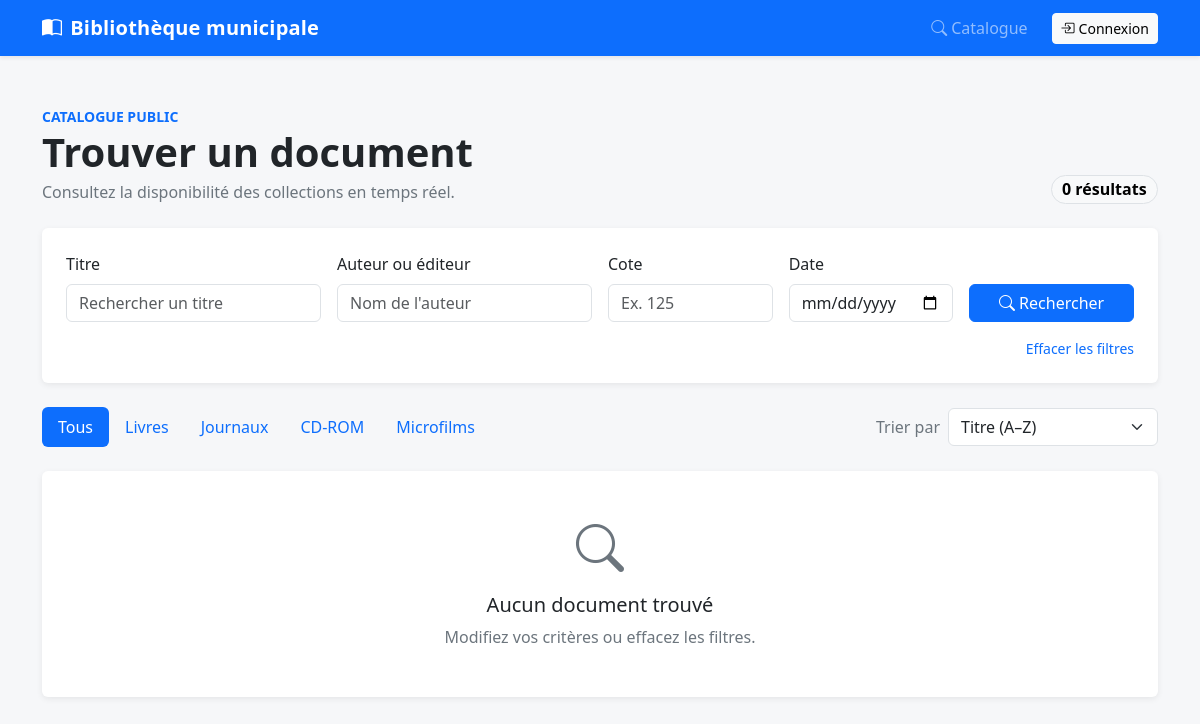
Page /?page=2 on the earlier database version.
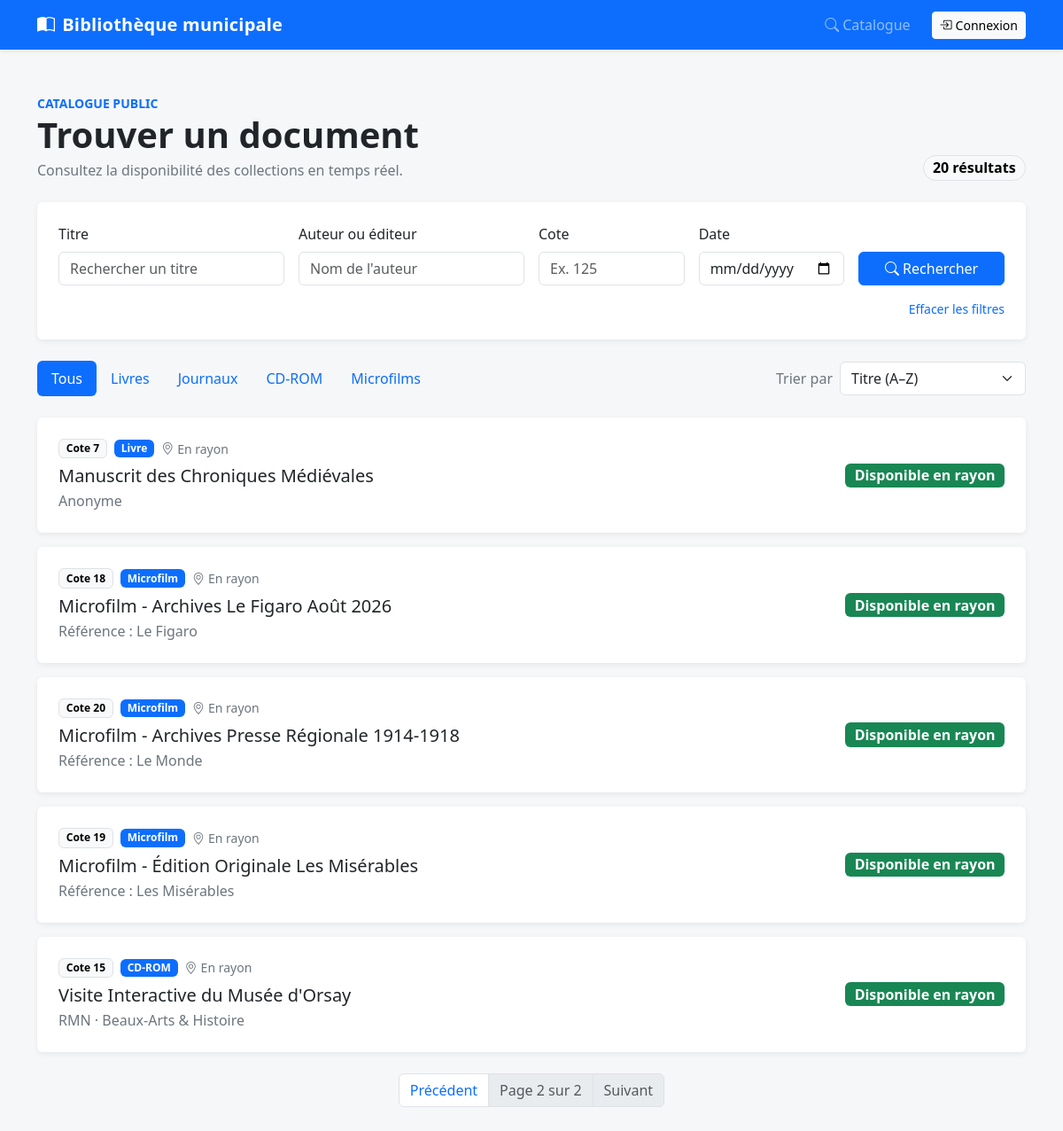
Same page on the later database version.
### catalogue/models.py (models this page shows, shortened)
class Document(models.Model):
    cote = models.AutoField(primary_key=True)
    titre = models.CharField(max_length=255)
    statut = models.CharField(
        max_length=20,
        choices=StatutDocument.choices,
        default=StatutDocument.DISPONIBLE,
    )
    date_acquisition = models.DateField(auto_now_add=True)
    est_hors_service = models.BooleanField(default=False)
    objects = DocumentQuerySet.as_manager()
    def __init__(self, *args, **kwargs):
        super().__init__(*args, **kwargs)
        self._cote_originale = self.pk

class Livre(Document):
    auteur = models.CharField(max_length=255)
    consultable_uniquement_sur_place = models.BooleanField(default=False)

class Microfilm(Document):
    document_associe = models.ForeignKey(
        Document,
        on_delete=models.PROTECT,
        related_name="microfilms",
    )

class CdRom(Document):
    auteur_ou_editeur = models.CharField(max_length=255)
    thematique = models.CharField(max_length=255)
    caution_montant_requis = models.DecimalField(
        max_digits=6,
        decimal_places=2,
        default=Decimal("15.00"),
        validators=[MinValueValidator(Decimal("0.00"))],
    )

### catalogue/views.py (the view, shortened to what this page needs)
# urls.py: path("", liste, name="accueil"),
def liste(request):
    documents = Document.objects.select_related(
        "livre", "journal", "cdrom", "microfilm"
    ).prefetch_related(
        Prefetch(
            "prets",
            queryset=Pret.objects.filter(date_restitution__isnull=True).order_by(
                "-date_emprunt"
            ),
            to_attr="prets_actifs",
        )
    )
    titre = request.GET.get("titre", "").strip()
    auteur = request.GET.get("auteur", "").strip()
    cote = request.GET.get("cote", "").strip()
    date_document = request.GET.get("date", "").strip()
    document_type = request.GET.get("type", "tous")
    tri = request.GET.get("tri", "titre")
    if titre:
        documents = documents.filter(titre__icontains=titre)
    if auteur:
        documents = documents.filter(
            Q(livre__auteur__icontains=auteur)
            | Q(cdrom__auteur_ou_editeur__icontains=auteur)
        )
    if cote:
        if cote.isdigit():
            documents = documents.filter(cote=int(cote))
        else:
            documents = documents.none()
    if document_type in DOCUMENT_TYPES:
        documents = documents.filter(**{f"{DOCUMENT_TYPES[document_type]}__isnull": False})
    else:
        document_type = "tous"
    documents = documents.annotate(
        auteur_tri=Coalesce(
            "livre__auteur",
            "cdrom__auteur_ou_editeur",
            Value(""),
            output_field=CharField(),
        ),
        auteur_manquant=Case(
            When(Q(livre__isnull=False) | Q(cdrom__isnull=False), then=Value(0)),
            default=Value(1),
            output_field=IntegerField(),
        ),
        date_manquante=Case(
            When(journal__isnull=False, then=Value(0)),
            default=Value(1),
            output_field=IntegerField(),
        ),
    ).order_by(*SORTS.get(tri, SORTS["titre"]))
    if tri not in SORTS:
        tri = "titre"
    page_obj = Paginator(documents, 15).get_page(request.GET.get("page"))
    for document in page_obj.object_list:
        document.pret_actif = document.prets_actifs[0] if document.prets_actifs else None
        document.retour_prevu = (
            document.pret_actif.date_emprunt + timedelta(days=28)
            if document.pret_actif
            else None
        )
        document.localisation = (
            "En rayon"
            if document.statut == StatutDocument.DISPONIBLE
            else "Au guichet"
        )
    tabs = [
        ("tous", "Tous"),
        ("livres", "Livres"),
        ("journaux", "Journaux"),
        ("cdroms", "CD-ROM"),
        ("microfilms", "Microfilms"),
    ]
    context = {
        "page_obj": page_obj,
        "type_actif": document_type,
        "tabs": [(value, label, _url_with(request, type=value)) for value, label in tabs],
        "tri": tri,
        "filtres": {
            "titre": titre,
            "auteur": auteur,
            "cote": cote,
            "date": date_document,
        },
        "pagination_query": _url_with(request).partition("?")[2],
    }
    return render(request, "catalogue/liste.html", context)

### catalogue/views.py (called while the page is built)
def _url_with(request, **changes):
    params = request.GET.copy()
    params.pop("page", None)
    for key, value in changes.items():
        if value:
            params[key] = value
        else:
            params.pop(key, None)
    query = params.urlencode()
    url = reverse("catalogue:liste")
    return f"{url}?{query}" if query else url

### templates/catalogue/liste.html (shortened to what the changed rows need)
{% extends "base.html" %}
{% block content %}
<div class="d-flex flex-column flex-md-row justify-content-between align-items-md-end gap-3 mb-4">
  <div>
    <span class="text-primary text-uppercase small fw-semibold">Catalogue public</span>
    <h1 class="display-6 fw-bold mb-1">Trouver un document</h1>
    <p class="text-secondary mb-0">Consultez la disponibilité des collections en temps réel.</p>
  </div>
  <span class="badge rounded-pill text-bg-light border fs-6">{{ page_obj.paginator.count }} résultat{{ page_obj.paginator.count|pluralize }}</span>
</div>
<div class="d-flex flex-column flex-lg-row justify-content-between gap-3 mb-4">
  <ul class="nav nav-pills flex-nowrap overflow-auto" aria-label="Types de documents">
    {% for value, label, url in tabs %}
      <li class="nav-item"><a class="nav-link text-nowrap {% if type_actif == value %}active{% endif %}" href="{{ url }}">{{ label }}</a></li>
    {% endfor %}
  </ul>
</div>
<div class="row g-3">
  {% for document in page_obj %}
    <div class="col-12">
      <article class="card">
        <div class="card-body p-4">
          <div class="row align-items-center g-3">
            <div class="col-lg">
              <div class="d-flex flex-wrap align-items-center gap-2 mb-2">
                <span class="badge text-bg-light border document-cote">Cote {{ document.cote }}</span>
                {% if document.livre %}<span class="badge text-bg-primary">Livre</span>
                {% elif document.journal %}<span class="badge text-bg-primary">Journal</span>
                {% elif document.cdrom %}<span class="badge text-bg-primary">CD-ROM</span>
                {% elif document.microfilm %}<span class="badge text-bg-primary">Microfilm</span>{% endif %}
                <span class="small text-secondary"><i class="bi bi-geo-alt me-1"></i>{{ document.localisation }}</span>
              </div>
              <h2 class="h5 mb-1">{{ document.titre }}</h2>
              <div class="text-secondary">
                {% if document.livre %}{{ document.livre.auteur }}
                {% elif document.cdrom %}{{ document.cdrom.auteur_ou_editeur }} · {{ document.cdrom.thematique }}
                {% elif document.journal %}Parution du {{ document.journal.date_parution|date:"d/m/Y" }}
                {% elif document.microfilm %}Référence : {{ document.microfilm.document_associe.titre }}{% endif %}
              </div>
            </div>
            <div class="col-lg-auto">
              {% if document.statut == 'DISPONIBLE' %}
                <span class="badge bg-success fs-6">Disponible en rayon</span>
              {% elif document.statut == 'EN_PRET' %}
                <span class="badge bg-warning text-dark fs-6">En prêt{% if document.retour_prevu %} (retour prévu le {{ document.retour_prevu|date:"d/m/Y" }}){% endif %}</span>
              {% elif document.statut == 'EN_CONSULTATION' %}
                <span class="badge bg-info text-dark fs-6">En consultation sur place</span>
              {% else %}
                <span class="badge bg-secondary fs-6">Indisponible (Hors service)</span>
              {% endif %}
            </div>
          </div>
        </div>
      </article>
    </div>
  {% empty %}
    <div class="col-12">
      <div class="card"><div class="card-body text-center py-5">
        <i class="bi bi-search display-5 text-secondary"></i>
        <h2 class="h5 mt-3">Aucun document trouvé</h2>
        <p class="text-secondary mb-0">Modifiez vos critères ou effacez les filtres.</p>
      </div></div>
    </div>
  {% endfor %}
</div>
{% if page_obj.paginator.num_pages > 1 %}
<nav class="mt-4" aria-label="Pagination du catalogue">
  <ul class="pagination justify-content-center">
    <li class="page-item {% if not page_obj.has_previous %}disabled{% endif %}">
      <a class="page-link" href="{% if page_obj.has_previous %}?{% if pagination_query %}{{ pagination_query }}&{% endif %}page={{ page_obj.previous_page_number }}{% else %}#{% endif %}">Précédent</a>
    </li>
    <li class="page-item disabled"><span class="page-link">Page {{ page_obj.number }} sur {{ page_obj.paginator.num_pages }}</span></li>
    <li class="page-item {% if not page_obj.has_next %}disabled{% endif %}">
      <a class="page-link" href="{% if page_obj.has_next %}?{% if pagination_query %}{{ pagination_query }}&{% endif %}page={{ page_obj.next_page_number }}{% else %}#{% endif %}">Suivant</a>
    </li>
  </ul>
</nav>
{% endif %}
{% endblock %}

Differences in the rows shown:
added Document: cote "7", shows "Livre", localisation "En rayon", titre "Manuscrit des Chroniques Médiévales", livre.auteur "Anonyme", statut "Disponible en rayon"
added Document: cote "18", shows "Microfilm", localisation "En rayon", titre "Microfilm - Archives Le Figaro Août 2026", microfilm.document_associe.titre "Le Figaro", statut "Disponible en rayon"
added Document: cote "20", shows "Microfilm", localisation "En rayon", titre "Microfilm - Archives Presse Régionale 1914-1918", microfilm.document_associe.titre "Le Monde", statut "Disponible en rayon"
added Document: cote "19", shows "Microfilm", localisation "En rayon", titre "Microfilm - Édition Originale Les Misérables", microfilm.document_associe.titre "Les Misérables", statut "Disponible en rayon"
added Document: cote "15", shows "CD-ROM", localisation "En rayon", titre "Visite Interactive du Musée d'Orsay", cdrom.auteur_ou_editeur "RMN", cdrom.thematique "Beaux-Arts & Histoire", statut "Disponible en rayon"
Other differences:
{{ page_obj.paginator.count }}: "0" → "20"
{{ page_obj.number }}: (not shown) → "2"
{{ page_obj.paginator.num_pages }}: (not shown) → "2"
text no longer shown: "Aucun document trouvé Modifiez vos critères ou effacez les filtres."
text now shown: "Précédent Page sur Suivant"
